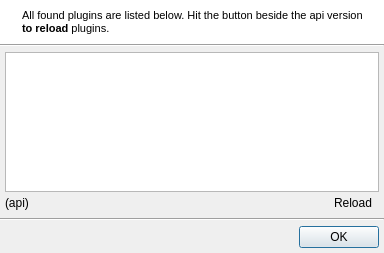
<?xml version="1.0" encoding="UTF-8"?>
<ui version="4.0">
 <class>QUPluginDialog</class>
 <widget class="QDialog" name="QUPluginDialog">
  <property name="geometry">
   <rect>
    <x>0</x>
    <y>0</y>
    <width>384</width>
    <height>253</height>
   </rect>
  </property>
  <property name="windowTitle">
   <string>Plugins</string>
  </property>
  <property name="windowIcon">
   <iconset resource="../resources/uman.qrc">
    <normaloff>:/control/plugin.png</normaloff>:/control/plugin.png</iconset>
  </property>
  <layout class="QVBoxLayout" name="verticalLayout_2">
   <property name="spacing">
    <number>0</number>
   </property>
   <property name="margin">
    <number>0</number>
   </property>
   <item>
    <widget class="QFrame" name="frame">
     <property name="palette">
      <palette>
       <active>
        <colorrole role="Base">
         <brush brushstyle="SolidPattern">
          <color alpha="255">
           <red>255</red>
           <green>255</green>
           <blue>255</blue>
          </color>
         </brush>
        </colorrole>
        <colorrole role="Window">
         <brush brushstyle="SolidPattern">
          <color alpha="255">
           <red>255</red>
           <green>255</green>
           <blue>255</blue>
          </color>
         </brush>
        </colorrole>
       </active>
       <inactive>
        <colorrole role="Base">
         <brush brushstyle="SolidPattern">
          <color alpha="255">
           <red>255</red>
           <green>255</green>
           <blue>255</blue>
          </color>
         </brush>
        </colorrole>
        <colorrole role="Window">
         <brush brushstyle="SolidPattern">
          <color alpha="255">
           <red>255</red>
           <green>255</green>
           <blue>255</blue>
          </color>
         </brush>
        </colorrole>
       </inactive>
       <disabled>
        <colorrole role="Base">
         <brush brushstyle="SolidPattern">
          <color alpha="255">
           <red>255</red>
           <green>255</green>
           <blue>255</blue>
          </color>
         </brush>
        </colorrole>
        <colorrole role="Window">
         <brush brushstyle="SolidPattern">
          <color alpha="255">
           <red>255</red>
           <green>255</green>
           <blue>255</blue>
          </color>
         </brush>
        </colorrole>
       </disabled>
      </palette>
     </property>
     <property name="autoFillBackground">
      <bool>true</bool>
     </property>
     <property name="frameShadow">
      <enum>QFrame::Raised</enum>
     </property>
     <layout class="QHBoxLayout">
      <item>
       <widget class="QLabel" name="infoIconLbl">
        <property name="sizePolicy">
         <sizepolicy hsizetype="Fixed" vsizetype="Preferred">
          <horstretch>0</horstretch>
          <verstretch>0</verstretch>
         </sizepolicy>
        </property>
        <property name="text">
         <string/>
        </property>
        <property name="pixmap">
         <pixmap resource="../resources/uman.qrc">:/marks/information.png</pixmap>
        </property>
        <property name="alignment">
         <set>Qt::AlignLeading|Qt::AlignLeft|Qt::AlignTop</set>
        </property>
       </widget>
      </item>
      <item>
       <widget class="QLabel" name="label">
        <property name="text">
         <string>&lt;!DOCTYPE HTML PUBLIC &quot;-//W3C//DTD HTML 4.0//EN&quot; &quot;http://www.w3.org/TR/REC-html40/strict.dtd&quot;&gt;
&lt;html&gt;&lt;head&gt;&lt;meta name=&quot;qrichtext&quot; content=&quot;1&quot; /&gt;&lt;style type=&quot;text/css&quot;&gt;
p, li { white-space: pre-wrap; }
&lt;/style&gt;&lt;/head&gt;&lt;body style=&quot; font-family:'MS Shell Dlg 2'; font-size:8.25pt; font-weight:400; font-style:normal;&quot;&gt;
&lt;p style=&quot; margin-top:0px; margin-bottom:0px; margin-left:0px; margin-right:0px; -qt-block-indent:0; text-indent:0px;&quot;&gt;&lt;span style=&quot; font-size:8pt;&quot;&gt;All found plugins are listed below. Hit the button beside the api version &lt;/span&gt;&lt;span style=&quot; font-size:8pt; font-weight:600;&quot;&gt;to reload&lt;/span&gt;&lt;span style=&quot; font-size:8pt;&quot;&gt; plugins.&lt;/span&gt;&lt;/p&gt;&lt;/body&gt;&lt;/html&gt;</string>
        </property>
        <property name="alignment">
         <set>Qt::AlignLeading|Qt::AlignLeft|Qt::AlignTop</set>
        </property>
        <property name="wordWrap">
         <bool>true</bool>
        </property>
       </widget>
      </item>
     </layout>
    </widget>
   </item>
   <item>
    <widget class="Line" name="line">
     <property name="orientation">
      <enum>Qt::Horizontal</enum>
     </property>
    </widget>
   </item>
   <item>
    <layout class="QVBoxLayout" name="verticalLayout">
     <property name="spacing">
      <number>0</number>
     </property>
     <property name="margin">
      <number>5</number>
     </property>
     <item>
      <widget class="QTableWidget" name="pluginTable">
       <property name="alternatingRowColors">
        <bool>true</bool>
       </property>
       <property name="verticalScrollMode">
        <enum>QAbstractItemView::ScrollPerPixel</enum>
       </property>
       <property name="horizontalScrollMode">
        <enum>QAbstractItemView::ScrollPerPixel</enum>
       </property>
       <property name="gridStyle">
        <enum>Qt::DashLine</enum>
       </property>
       <attribute name="verticalHeaderDefaultSectionSize">
        <number>22</number>
       </attribute>
      </widget>
     </item>
     <item>
      <layout class="QHBoxLayout" name="horizontalLayout_2">
       <property name="spacing">
        <number>5</number>
       </property>
       <item>
        <widget class="QLabel" name="apiLbl">
         <property name="text">
          <string>(api)</string>
         </property>
        </widget>
       </item>
       <item>
        <widget class="QToolButton" name="reloadBtn">
         <property name="enabled">
          <bool>true</bool>
         </property>
         <property name="text">
          <string>Reload</string>
         </property>
         <property name="icon">
          <iconset resource="../resources/uman.qrc">
           <normaloff>:/control/refresh.png</normaloff>:/control/refresh.png</iconset>
         </property>
         <property name="autoRaise">
          <bool>true</bool>
         </property>
        </widget>
       </item>
      </layout>
     </item>
    </layout>
   </item>
   <item>
    <widget class="Line" name="line_2">
     <property name="orientation">
      <enum>Qt::Horizontal</enum>
     </property>
    </widget>
   </item>
   <item>
    <layout class="QHBoxLayout" name="horizontalLayout">
     <property name="spacing">
      <number>5</number>
     </property>
     <property name="margin">
      <number>5</number>
     </property>
     <item>
      <spacer name="horizontalSpacer">
       <property name="orientation">
        <enum>Qt::Horizontal</enum>
       </property>
       <property name="sizeHint" stdset="0">
        <size>
         <width>40</width>
         <height>20</height>
        </size>
       </property>
      </spacer>
     </item>
     <item>
      <widget class="QPushButton" name="okBtn">
       <property name="text">
        <string>OK</string>
       </property>
       <property name="icon">
        <iconset resource="../resources/uman.qrc">
         <normaloff>:/marks/accept.png</normaloff>:/marks/accept.png</iconset>
       </property>
      </widget>
     </item>
    </layout>
   </item>
  </layout>
 </widget>
 <resources>
  <include location="../resources/uman.qrc"/>
 </resources>
 <connections/>
</ui>
